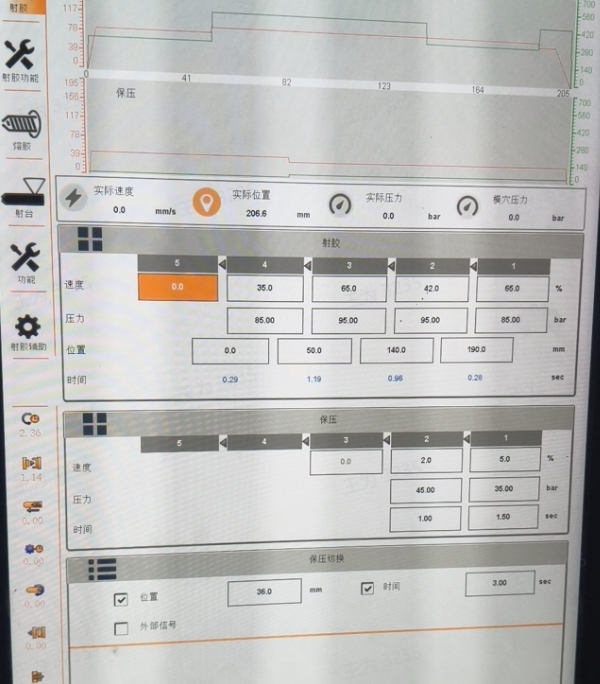
#> input picture tests/fixtures/b_and_r_stability/live_20261029_curve_context.jpg, 600 x 684 px
$ python verify_page_identity_slice.py --output out.png   (older library calls are emulated)
#> lines starting #> are read from the running program, lines starting #| are printed output that depends on the picture; after the words box and inside, x2 and y2 are one past the last pixel; in counts of white or black regions, pixels touching at a corner belong together
### scripts/rectify.py
"""透视矫正：基于检测到的屏幕四角做透视变换，输出矫正后的屏幕图。

两档检测（S4 扩展，2026-07-30）：
1. 四角分支（首选）：亮色面板阈值（显示屏为浅灰/白色低饱和区域，边框为深色）
   → 最大轮廓 → approxPolyDP 四点 / minAreaRect 兜底 → 透视变换。
2. 矩形分支（回退）：quality.detect_screen_bbox 的轴对齐 bbox 做透视变换。

检测失败：不产出矫正图，返回 ok=False + warning "MANUAL_SCREEN_CONFIRM"
（降级为人工确认屏幕框，由调用方记录并决定是否用原图继续）。

输出：矫正图 + 屏幕尺寸（写入 meta，供模板按 x/screen_width, y/screen_height
归一化坐标提取字段）。

用法：
    python scripts/rectify.py <image> <output_image> [--meta <meta.json>] [--max-size 2000]
"""
from __future__ import annotations

import argparse
import hashlib
import json
import sys
from pathlib import Path

import cv2
import numpy as np

# 复用 quality.py 的屏幕检测（四角分支 + 轴对齐 bbox 回退分支）
sys.path.insert(0, str(Path(__file__).parent))
from quality import detect_screen_bbox, detect_screen_corners, order_points  # noqa: E402

# 透视变换后最长边上限（保分辨率利于 OCR，又不让 4K 图拖慢）
DEFAULT_MAX_SIZE = 2000
# 小屏幕放大下限：屏幕最长边低于此值时放大（段号小数字低分辨率识别不足的整改，013 S1）
MIN_OUTPUT_SIZE = 1400
MAX_UPSCALE = 2.0


def warp_to_screen(img: np.ndarray, src_pts: np.ndarray, max_size: int) -> tuple[np.ndarray, list[int]]:
    """按四角做透视变换，输出尺寸 = 屏幕实际边长（最长边封顶 max_size，低于 MIN_OUTPUT_SIZE 则放大）。"""
    src_pts = order_points(src_pts)
    w = (np.linalg.norm(src_pts[1] - src_pts[0]) + np.linalg.norm(src_pts[2] - src_pts[3])) / 2
    h = (np.linalg.norm(src_pts[3] - src_pts[0]) + np.linalg.norm(src_pts[2] - src_pts[1])) / 2
    scale = min(1.0, max_size / max(w, h))
    if max(w, h) < MIN_OUTPUT_SIZE:
        scale = min(MAX_UPSCALE, MIN_OUTPUT_SIZE / max(w, h), max_size / max(w, h))
    new_w, new_h = max(1, int(w * scale)), max(1, int(h * scale))
    dst_pts = np.array([
        [0, 0], [new_w - 1, 0], [new_w - 1, new_h - 1], [0, new_h - 1],
    ], dtype=np.float32)
    M = cv2.getPerspectiveTransform(src_pts, dst_pts)
    interp = cv2.INTER_CUBIC if scale > 1.0 else cv2.INTER_AREA
    return cv2.warpPerspective(img, M, (new_w, new_h), flags=interp), [new_w, new_h]


def rectify(image_path: Path, output_path: Path, meta_path: Path | None = None,
            max_size: int = DEFAULT_MAX_SIZE) -> dict:
#> called with max_size = 2000
    img = cv2.imread(str(image_path))
#> img is the input picture: shape (684, 600, 3); mean B, G, R 187.2, 188.9, 189.2
    if img is None:
        return {"filename": image_path.name, "ok": False, "reason": "READ_ERROR",
                "warnings": ["MANUAL_SCREEN_CONFIRM"]}

    # 首选：四角检测 + 透视矫正（传入 bbox 做子面板防护，083 S05）
    bbox = detect_screen_bbox(img)
    quad = detect_screen_corners(img, bbox)
    if quad is not None:
        rectified, size = warp_to_screen(img, quad, max_size)
        method = "corners"
        src = quad.tolist()
    else:
        # 回退：轴对齐 bbox 分支（原实现）
        if bbox is None:
            return {"filename": image_path.name, "ok": False, "reason": "SCREEN_NOT_FOUND",
                    "warnings": ["MANUAL_SCREEN_CONFIRM"]}
        x, y, w, h = bbox
        src = [[x, y], [x + w, y], [x + w, y + h], [x, y + h]]
        rectified, size = warp_to_screen(img, np.array(src, dtype=np.float32), max_size)
        method = "bbox_fallback"

    output_path.parent.mkdir(parents=True, exist_ok=True)
    cv2.imwrite(str(output_path), rectified)

    result = {
        "filename": image_path.name,
        "ok": True,
        "method": method,
        "screen_quad": src,
        "screen_size": size,
        "original_size": [img.shape[1], img.shape[0]],
        "original_sha256": hashlib.sha256(image_path.read_bytes()).hexdigest(),
        "output_path": str(output_path),
        "warnings": [],
    }
    if meta_path is not None:
        meta_path.parent.mkdir(parents=True, exist_ok=True)
        meta_path.write_text(json.dumps(result, ensure_ascii=False, indent=2))
    return result


# [11 lines left out: function main, not called in this run]


# [2 lines that do not run on import are left out]

### scripts/quality.py
"""HMI 图片质量门禁。

输出 JSON 报告，对每张图给出：
- triage: green | yellow | red
- reject_codes: 拒绝原因码列表（来自 docs/002 的硬拒绝集）
- warn_codes: 警告原因码列表（黄灯）
- metrics: 各分项指标
- reshoot_guidance: 给现场操作员的重拍建议

硬拒绝原因码：
DUPLICATE_ATTACHMENT, CROSS_RECORD_DUPLICATE, SCREEN_NOT_FOUND, SCREEN_TOO_SMALL,
SEVERE_GLARE, SEVERE_BLUR, SEVERE_PERSPECTIVE, PAGE_UNKNOWN,
SCREEN_CLIPPED, SEVERE_UNDEREXPOSURE（064 S02 新增，五类原因映射见 064 PLAN §3.1）

警告原因码（黄灯）：
NEEDS_RECTIFICATION, LOW_TEXT_SIZE, MINOR_GLARE, LOW_CLASS_CONFIDENCE

判定策略（013 S1 校准集 2026-07-31 第二轮校准）：
- 用 OpenCV 检测屏幕区域：四边最长的水平/垂直线 + 暗色矩形估计
- 透视：有屏幕四角时取对边长度比（>1.80 且可矫正仍硬拒；无四角回退启发式 >1.30 硬拒）
- 反光：高亮区域比例（>230 像素值）>0.15 且画面纹理已破坏（Laplacian 方差 <300）才硬拒
- 模糊：Laplacian 方差
- 屏幕太小：屏幕有效宽度 < 500px 且屏占比 <30% 硬拒；仅一项不足时黄灯
- 完整性（064 S02）：屏幕 bbox 贴图像边（余量 <1%）且四角未命中时 SCREEN_CLIPPED
  硬拒；四角命中说明屏幕完整入镜，不误判。无法定界屏幕 ROI 时不下质量结论
  （安全降级，SCREEN_NOT_FOUND 已覆盖）
- 欠曝（064 S02）：屏幕 ROI 欠曝比例 >0.85 且纹理已破坏（blur<300）才
  SEVERE_UNDEREXPOSURE 硬拒；语料无欠曝样本，阈值保守取值待补采校准
- 多码命中（064 S02）：reject_codes 返回全部机器码，red 时 reshoot_guidance
  只保留一个主提示（按 REJECT_GUIDANCE 顺序取最可操作者），yellow 维持原多提示

用法：
    python scripts/quality.py <image>... --output <report.json>
"""
from __future__ import annotations

import argparse
import json
import sys
from dataclasses import dataclass, field, asdict
from pathlib import Path

import cv2
import numpy as np


@dataclass
class QualityMetrics:
    width: int = 0
    height: int = 0
    screen_bbox: tuple[int, int, int, int] | None = None
    screen_area_ratio: float = 0.0
    perspective_ratio: float = 1.0  # 越大越倾斜
    blur_score: float = 0.0  # Laplacian variance
    glare_ratio: float = 0.0  # >230 像素比例
    dark_ratio: float = 0.0
    corners_found: bool = False  # detect_screen_corners 是否命中（命中则透视可被 rectify 矫正）
    screen_clipped: bool = False  # 屏幕 bbox 贴图像边且四角未命中（064 S02，疑似屏幕被裁切）
    roi_dark_ratio: float = 0.0  # 屏幕 ROI 内欠曝(<30)像素比例（064 S02；无 ROI 时保持 0 不强拒）


@dataclass
class QualityReport:
    filename: str
    triage: str = "green"  # green | yellow | red
    reject_codes: list[str] = field(default_factory=list)
    warn_codes: list[str] = field(default_factory=list)
    metrics: QualityMetrics = field(default_factory=QualityMetrics)
    reshoot_guidance: list[str] = field(default_factory=list)


# 阈值（013 S1 校准集 2026-07-31 第二轮校准：按误杀案例分析放宽，见 014 HANDOVER）
THRESHOLD_SCREEN_MIN_WIDTH = 500  # 绝对像素宽度下限（OCR 可用性取决于绝对像素，不取决于屏占比）
THRESHOLD_SCREEN_MIN_AREA_RATIO = 0.30  # 屏占比低于此值仅黄灯提示（高分辨率远景照绝对像素仍充足，不再红灯）
THRESHOLD_BLUR_VARIANCE = 30.0
THRESHOLD_GLARE_RATIO = 0.05
THRESHOLD_PERSPECTIVE = 1.30  # 无四角（不可矫正）时的硬拒阈值
THRESHOLD_PERSPECTIVE_RECTIFIABLE = 1.80  # 有四角（rectify 可矫正）时的硬拒阈值
# 反光硬拒需同时满足"纹理已被破坏"：白底高亮屏（如佳明过曝图）虽然 >230 比例高，
# 但 Laplacian 方差大（文字梯度仍在），OCR 可读，不应红灯
THRESHOLD_GLARE_SEVERE = 0.15
THRESHOLD_GLARE_BLUR_MAX = 300.0
# 064 S02 新增（五类原因补齐）：
THRESHOLD_EDGE_MARGIN_RATIO = 0.01  # 屏幕 bbox 距图像边不足 1% 视为贴边（疑似裁切）
THRESHOLD_DARK_SEVERE = 0.85  # 屏幕 ROI 欠曝比例硬拒下限（须同时 blur<300；语料无样本，保守值待补采校准）

# 064 S02：五类原因的硬拒码 → 中文重拍提示（064 PLAN §3.1 / 065 §3.1 冻结映射）。
# red 多码命中时 reject_codes 全部返回，reshoot_guidance 只保留列表中最靠前的一个主提示。
REJECT_GUIDANCE = {
    "SCREEN_CLIPPED": "屏幕未拍完整，请将完整屏幕框入取景框。",
    "SCREEN_NOT_FOUND": "请正对屏幕拍摄，四个屏幕边角全部入镜，不要从侧面斜拍。",
    "SEVERE_PERSPECTIVE": "请正对屏幕拍摄，四个屏幕边角全部入镜，不要从侧面斜拍。",
    "SCREEN_TOO_SMALL": "请靠近拍摄，让显示屏主体占照片大部分，同时保留完整四边。",
    "SEVERE_UNDEREXPOSURE": "画面过暗：请改善照明，确保屏幕数字区域清晰可辨后重拍。",
    "SEVERE_GLARE": "反光严重：请调整站位或关闭闪光灯，确保反光不覆盖数字区域。",
    "SEVERE_BLUR": "画面模糊：请擦净镜头、保持手机稳定，点击屏幕区域对焦后重拍。",
    "READ_ERROR": "图片无法读取，请重新拍照或检查文件格式。",
}


def detect_screen_bbox(img: np.ndarray) -> tuple[int, int, int, int] | None:
    """用暗色矩形估计屏幕四边，返回 (x, y, w, h)。

    启发式：屏幕通常有黑色边框 + 内部有亮色文本。找最大内部颜色方差的中等暗矩形。
    这里用简化方法：Canny + 形态学找最大轮廓 + 验证长宽比。
    """
    gray = cv2.cvtColor(img, cv2.COLOR_BGR2GRAY) if len(img.shape) == 3 else img
    h, w = gray.shape

    # 边缘
    edges = cv2.Canny(gray, 50, 150)
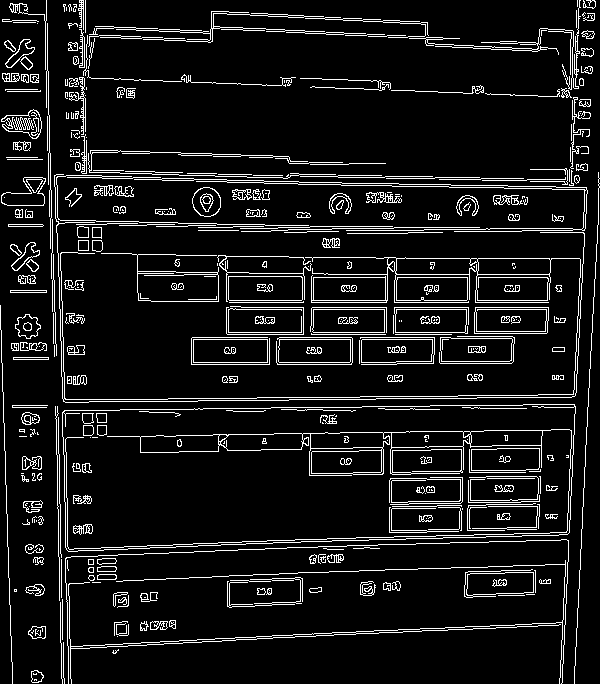
#> edges: shape (684, 600); 8.9% white in thin lines or dots
    edges = cv2.dilate(edges, np.ones((3, 3), np.uint8), iterations=2)
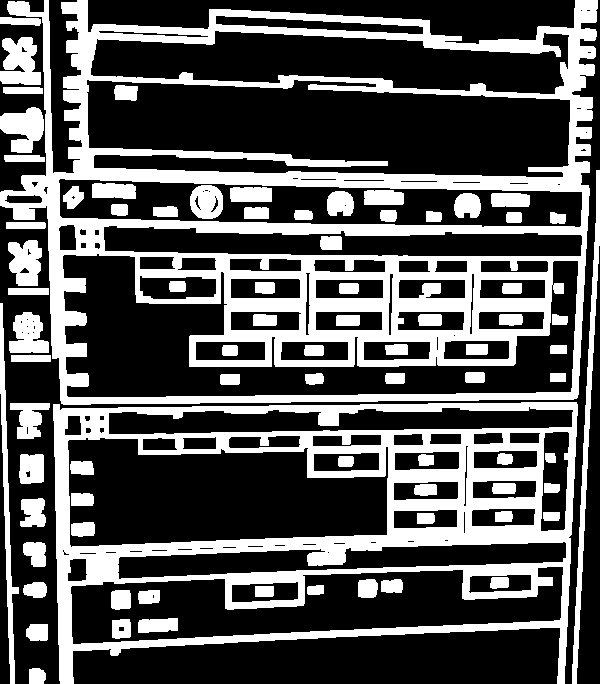
#> edges: shape (684, 600); 33.5% white; 80 white regions

    contours, _ = cv2.findContours(edges, cv2.RETR_EXTERNAL, cv2.CHAIN_APPROX_SIMPLE)
#> contours = 21 contours; largest, box (x1, y1, x2, y2) and area: (0, 0, 598, 405) 201916, (53, 402, 578, 684) 121125, (572, 170, 600, 684) 2092, (0, 303, 19, 684) 1521, (0, 37, 41, 85) 1345
    if not contours:
        return None

    # 取最大外接矩形（不做面积过滤，让 triage() 决定 SCREEN_TOO_SMALL）
    best = None
    best_area = 0
    for c in contours:
        x, y, cw, ch = cv2.boundingRect(c)
        area = cw * ch
        # 最低面积 1%（防止噪音框），不做精确过滤
        if area < h * w * 0.01:
            continue
        if cw < 200:  # 太窄的不要
            continue
        aspect = max(cw, ch) / max(1, min(cw, ch))
        if aspect > 4.0:  # 太扁的不要（很可能是边缘）
            continue
        if area > best_area:
            best_area = area
            best = (x, y, cw, ch)
#> this loop made 21 passes
#> (x, y, cw, ch, area, aspect, best_area) on passes 8, 21: (53, 402, 525, 282, 148050, 1.86, 148050), (0, 0, 598, 405, 242190, 1.48, 242190)
#> after the loop, best_area = 242190
#> in rectify, `bbox = detect_screen_bbox(img)`: bbox = (0, 0, 598, 405)
    return best


def order_points(pts: np.ndarray) -> np.ndarray:
    """把 4 个点排序为 [左上, 右上, 右下, 左下]。"""
    pts = np.asarray(pts, dtype=np.float32)
    s = pts.sum(axis=1)
    diff = np.diff(pts, axis=1).ravel()
    return np.array([
        pts[np.argmin(s)],      # 左上：x+y 最小
        pts[np.argmin(diff)],   # 右上：y-x 最小
        pts[np.argmax(s)],      # 右下：x+y 最大
        pts[np.argmax(diff)],   # 左下：y-x 最大
    ], dtype=np.float32)


def detect_screen_corners(img: np.ndarray,
                          bbox: tuple[int, int, int, int] | None = None) -> np.ndarray | None:
    """检测显示屏面板四角，返回 (4,2) 像素坐标 [左上, 右上, 右下, 左下]；失败返回 None。

    启发式：显示屏面板是图中最亮的低饱和区域（浅灰/白），边框与机身明显更暗。
    在缩略图上做 (V>140 且 S<90) 阈值 → 形态学闭/开 → 最大轮廓 →
    approxPolyDP 逼近四边形；逼近不出四点则用 minAreaRect 的旋转矩形四角。

    S4（2026-07-30）新增：供 rectify.py 透视矫正与 compute_perspective_ratio 真实测量复用。
    083 S05：传入 bbox（detect_screen_bbox 结果）时做子面板防护——局部亮区
    （如屏幕下半功能面板）被当作整屏会让矫正裁掉上部温度区；四角候选面积
    显著小于 bbox 且基本被其包含时判为子面板，返回 None 走 bbox 回退。
    """
#> called with bbox = (0, 0, 598, 405)
    h, w = img.shape[:2]
    scale = 800 / max(h, w)
    small = cv2.resize(img, (int(w * scale), int(h * scale))) if scale < 1 else img.copy()
    hsv = cv2.cvtColor(small, cv2.COLOR_BGR2HSV)
#> hsv: shape (684, 600, 3); mean H, S, V 64, 9.5, 191.4
    _, S, V = cv2.split(hsv)
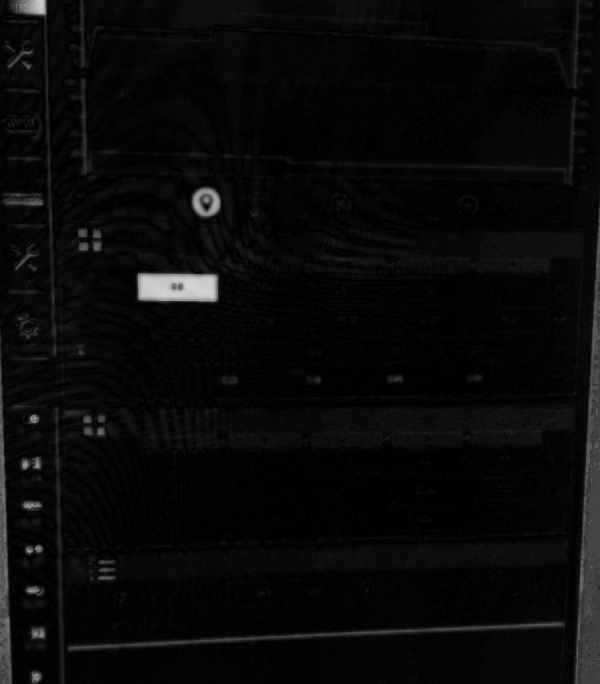
#> S: shape (684, 600); min 0, max 215, mean 9.5
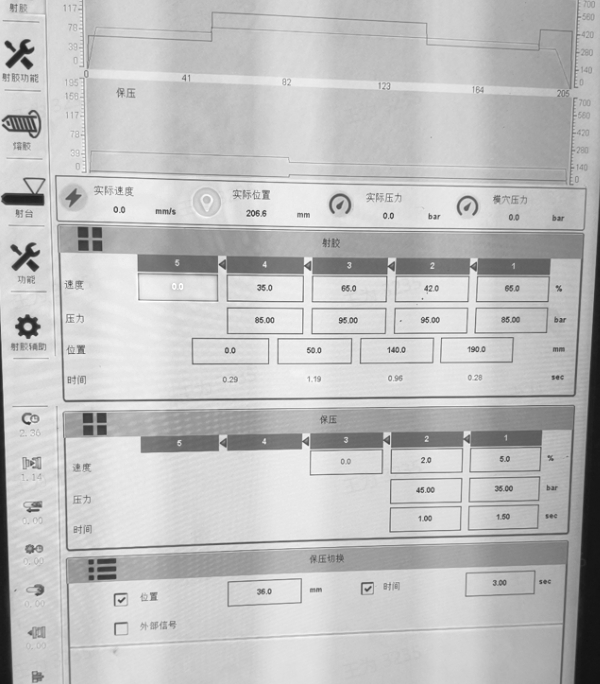
#> V: shape (684, 600); min 18, max 255, mean 191.4
    mask = ((V > 140) & (S < 90)).astype(np.uint8) * 255
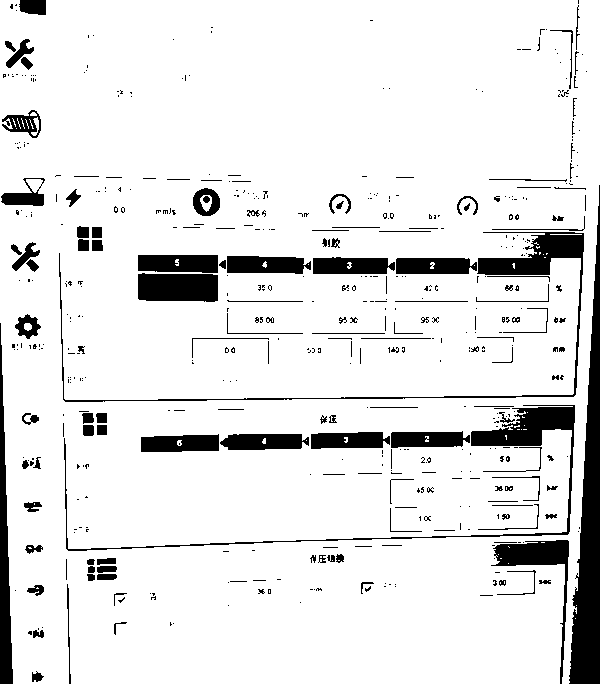
#> mask: shape (684, 600); 89.6% white; 527 black regions (382 under 20 px), largest, box (x1, y1, x2, y2) and area: (569, 185, 600, 684) 7267, (59, 232, 584, 402) 3824, (64, 405, 575, 551) 3718
    mask = cv2.morphologyEx(mask, cv2.MORPH_CLOSE, np.ones((15, 15), np.uint8))
#> mask: shape (684, 600); 93.9% white; 25 black regions, largest, box (x1, y1, x2, y2) and area: (570, 316, 600, 684) 6639, (138, 274, 218, 301) 2146, (507, 407, 575, 446) 1652
    mask = cv2.morphologyEx(mask, cv2.MORPH_OPEN, np.ones((7, 7), np.uint8))
#> mask: shape (684, 600); 93.7% white; 14 black regions
#> (the rest of the program and of its run is left out)
